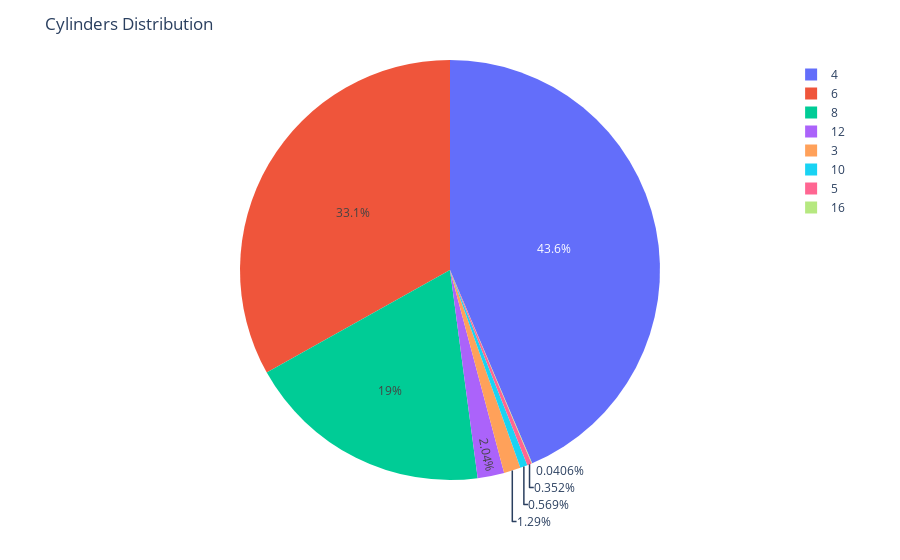

This figure's notebook cell:
### Code cell
transmission_distr =df['cylinders'].value_counts().reset_index()
fig = px.pie(transmission_distr, values='cylinders', names='index')
fig.update_layout(title="Cylinders Distribution")
fig.show()

### Figure 1 — Plotly figure (JSON) as saved in the notebook; plotly's stock layout.template omitted (floating-point values rounded to 4 significant figures)
{"data": [{"domain": {"x": [0, 1], "y": [0, 1]}, "hovertemplate": "index=%{label}<br>cylinders=%{value}<extra></extra>", "labels": [4, 6, 8, 12, 3, 10, 5, 16], "legendgroup": "", "name": "", "showlegend": true, "type": "pie", "values": [3220, 2446, 1402, 151, 95, 42, 26, 3]}], "layout": {"legend": {"tracegroupgap": 0}, "margin": {"t": 60}, "title": {"text": "Cylinders Distribution"}}}
